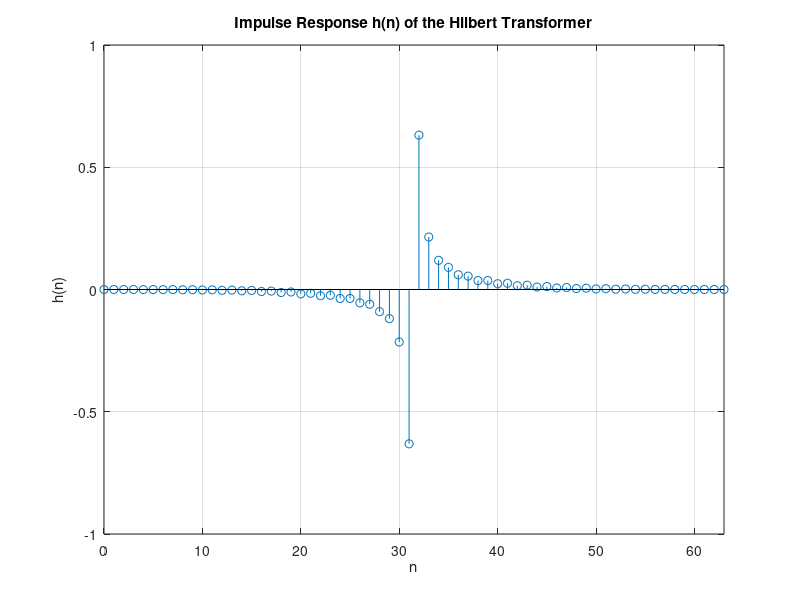
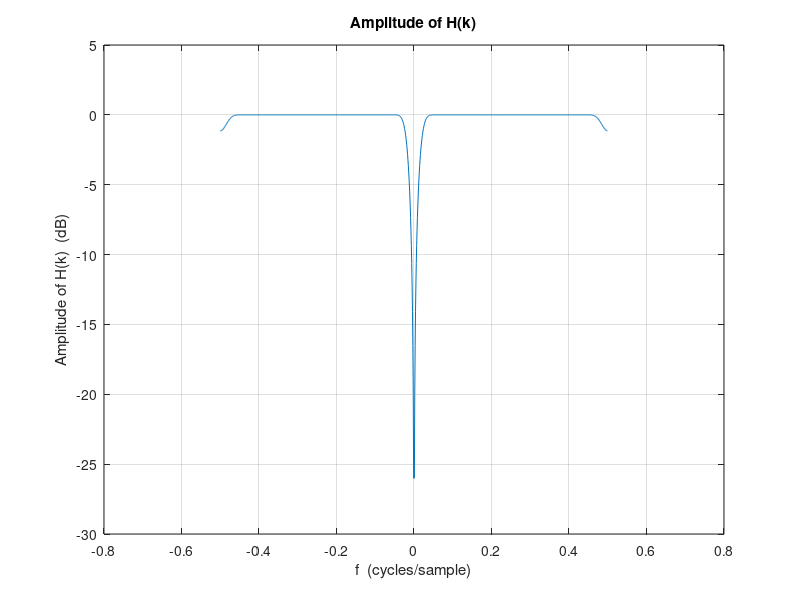
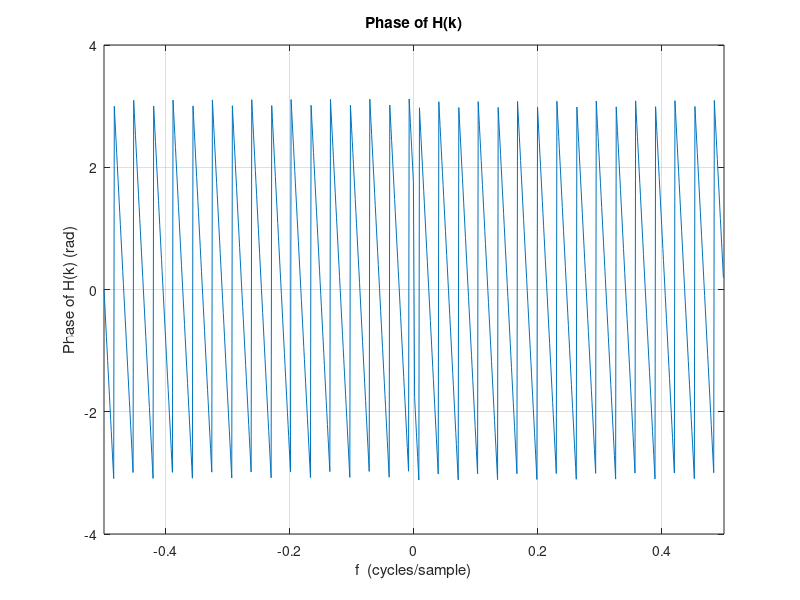
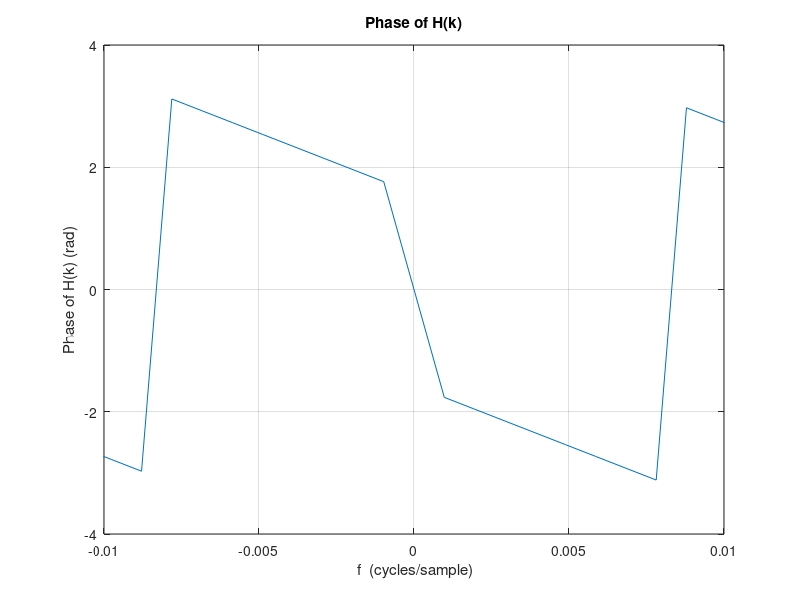

Write the MATLAB code that produced these figures, in order.
% Part A & B
% Plot h(n)
n = 0:63;
h = firpm(63,[.1 .9],[1 1],'hilbert');
figure;
stem(n,h); 
title('Impulse Response h(n) of the Hilbert Transformer');
xlabel('n');  
ylabel('h(n)');
axis([0 63 -1 1]);
grid;

% Plot H(k)
N = 1024;
f = -0.5 : 1/N : 0.5-1/N;
H = fft(h,N);
H = fftshift(H);
figure;
plot(f,20*log10(abs(H)));     
title('Amplitude of H(k)');
xlabel('f  (cycles/sample)');  
ylabel('Amplitude of H(k)  (dB)');
grid;
figure;
plot(f,angle(H)); 
axis([-0.5 0.5 -4 4]);
title('Phase of H(k)');
xlabel('f  (cycles/sample)');  
ylabel('Phase of H(k) (rad)'); 
grid;


% blow up the phase of H(k) 
figure,  
plot(f,angle(H));        
title('Phase of H(k)');
xlabel(' f  (cycles/sample)');  
ylabel('Phase of H(k) (rad)'); 
axis([-0.01 0.01 -4 4]);
grid;

% Part D
% low-pass filter
hlp = firpm(63,[0 .8 .9 1.0],[1 1 0 0]);
figure;
stem(n,hlp);
title('Impulse response of the low-pass filter');
xlabel('n');  
ylabel('hlp(n)');
axis([0 63 -0.5 1]);
grid;

% Plot H_lp(k)
Hlp = fft(hlp,N);
Hlp = fftshift(Hlp);
figure; 
plot(f, 20*log10(abs(Hlp)));        
title('Amplitude of Hlp(k)');
xlabel('f  (cycles/sample)');  
ylabel('Amplitude of Hlp(k) (dB)');
grid;
figure,  
plot(f,angle(Hlp));        
title('Phase of Hlp(k)');
xlabel('f  (cycles/sample)');  
ylabel('Phase of Hlp(k) (rad)'); 
grid;

% generate xr(n)
n = 0:1023;
A1 = 10;
A2 = 10^(0.5); 
A3 = 1;
f1 = 0.05;
f2 = 0.075; 
f3 = 0.10;
fc = 0.25;
xr = A1*sin(2*pi*f1*n) + A2*sin(2*pi*f2*n) + A3*sin(2*pi*f3*n);

NFFT = 256;
window = kaiser(NFFT,10);
% window = hamming(NFFT);
f_256 = -0.5 : 1/NFFT : 0.5-1/NFFT;

% Xr(k)
Xr = fftshift(fft(xr(257:512).*window', NFFT));
figure;
plot(f_256, 20*log10(abs(Xr)));
set(gca,'xtick', [-0.5 -0.25 0 0.25 0.5]);
title('Magnitude of Xr(k)');
xlabel('f (cycles/sample)');
ylabel('Magnitude of Xr(k) (dB)');
xlim([-0.5 0.5]);
ylim([0 60]);
grid;

% Xr'(k)
xrPrime = conv(xr, hlp);
XrPrime = fftshift(fft(xrPrime(257:512).*window', NFFT));
figure;
plot(f_256, 20*log10(abs(XrPrime)));
set(gca,'xtick', [-0.5 -0.25 0 0.25 0.5]);
title("Magnitude of Xr'(k)");
xlabel('f (cycles/sample)');
ylabel("Magnitude of Xr'(k) (dB)");
xlim([-0.5 0.5]);
ylim([0 60]);
grid;

% Xi(k)
xi = conv(xr, h);
Xi = fftshift(fft(xi(257:512).*window', NFFT));
figure;
plot(f_256, 20*log10(abs(Xi)));
set(gca,'xtick', [-0.5 -0.25 0 0.25 0.5]);
title("Magnitude of Xi(k)");
xlabel('f (cycles/sample)');
ylabel("Magnitude of Xi(k) (dB)");
xlim([-0.5 0.5]);
ylim([0 60]);
grid;

xrcos = xrPrime(64:end).*cos(2*pi*fc*n);
Xrcos = fftshift(fft(xrcos(257:512).*window', NFFT));
figure;
plot(f_256, 20*log10(abs(Xrcos)));
set(gca,'xtick', [-0.5 -0.25 0 0.25 0.5]);
title("Magnitude of Xr'(k)*cos(2*pi*fc*n)");
xlabel('f (cycles/sample)');
ylabel("Magnitude of Xr'(k)*cos(2*pi*fc*n) (dB)");
xlim([-0.5 0.5]);
ylim([0 60]);
grid;

xisin = xi(64:end).*sin(2*pi*fc*n);
Xisin = fftshift(fft(xisin(257:512).*window', NFFT));
figure;
plot(f_256, 20*log10(abs(Xisin)));
set(gca,'xtick', [-0.5 -0.25 0 0.25 0.5]);
title("Magnitude of Xi(k)*sin(2*pi*fc*n)");
xlabel('f (cycles/sample)');
ylabel("Magnitude of Xi(k)*sin(2*pi*fc*n) (dB)");
xlim([-0.5 0.5]);
ylim([0 60]);
grid;

srUSB = xrcos - xisin;
SrUSB = fftshift(fft(srUSB(257:512).*window', NFFT));
figure;
plot(f_256, 20*log10(abs(SrUSB)));
set(gca,'xtick', [-0.5 -0.25 0 0.25 0.5]);
title("Magnitude of Sr(k) (USB)");
xlabel('f (cycles/sample)');
ylabel("Magnitude of Sr(k) (USB) (dB)");
xlim([-0.5 0.5]);
ylim([0 60]);
grid;

srLSB = xrcos + xisin;
SrLSB = fftshift(fft(srLSB(257:512).*window', NFFT));
figure;
plot(f_256, 20*log10(abs(SrLSB)));
set(gca,'xtick', [-0.5 -0.25 0 0.25 0.5]);
title("Magnitude of Sr(k) (LSB)");
xlabel('f (cycles/sample)');
ylabel("Magnitude of Sr(k) (LSB) (dB)");
xlim([-0.5 0.5]);
ylim([0 60]);
grid;

xn = xrcos + 1i*xisin;
Xn = fftshift(fft(xn(257:512).*window', NFFT));
figure;
plot(f_256, 20*log10(abs(Xn)));
set(gca,'xtick', [-0.5 -0.25 0 0.25 0.5]);
title("Magnitude of X(k)");
xlabel('f (cycles/sample)');
ylabel("Magnitude of X(k) (dB)");
xlim([-0.5 0.5]);
ylim([0 60]);
grid;

sn = xn .* exp(1i*2*pi*fc*n);
Sn = fftshift(fft(sn(257:512).*window', NFFT));
figure;
plot(f_256, 20*log10(abs(Sn)));
set(gca,'xtick', [-0.5 -0.25 0 0.25 0.5]);
title("Magnitude of S(k)");
xlabel('f (cycles/sample)');
ylabel("Magnitude of S(k) (dB)");
xlim([-0.5 0.5]);
ylim([0 60]);
grid;